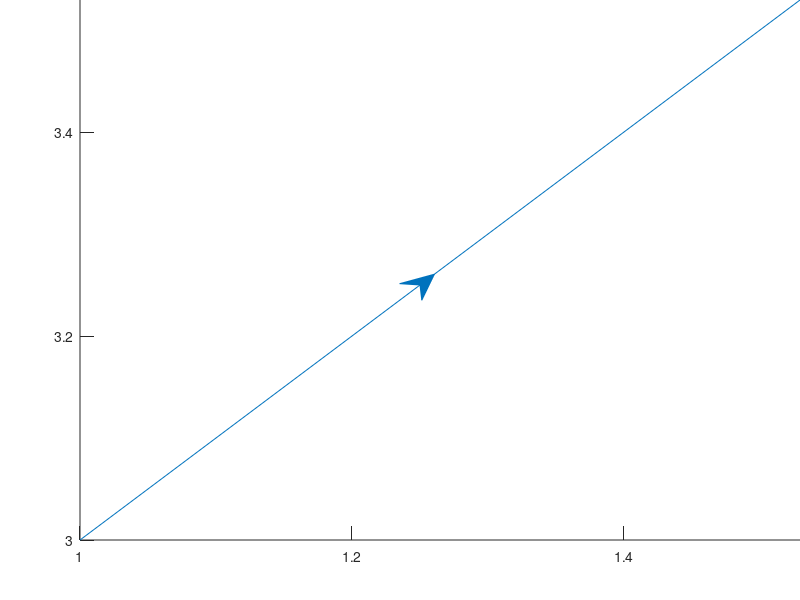

The MATLAB source for this figure:
function test1()
global ax;
figure(222)
ax1 = axes('Position',[0.1 0.1 1.7 1.7]);
ax = ax1;
arrowPlot([1 2],[3 4]);
end













function H = arrowPlot(X, Y, varargin)
global ax;
%ARROWPLOT Plot with arrow on the curve.
%   ARROWPLOT(X, Y) plots X, Y vectors with 2 arrows directing the trend of data.
%
%   You can use some options to edit the properties of arrow or curve.
%   The options that you can change are as follow:
%       number:		The number of arrows, default number is 2;
%       color:		The color of arrows and curve, default color is [0, 0.447, 0.741];
%       LineWidth:	The line width of curve, default LineWidth is 0.5;
%       scale:		To scale the size of arrows, default scale is 1;
%       limit:		The range to plot, default limit is determined by X, Y data;
%       ratio:		The ratio of X-axis and Y-axis, default ratio is determined by X, Y data;
%             		You can use 'equal' for 'ratio', that means 'ratio' value is [1, 1, 1].
%
%   Example 1:
%   ---------
%      t = [0:0.01:20];
%      x = t.*cos(t);
%      y = t.*sin(t);
%      arrowPlot(x, y, 'number', 3)
%
%   Example 2:
%   ---------
%      t = [0:0.01:20];
%      x = t.*cos(t);
%      y = t.*sin(t);
%      arrowPlot(x, y, 'number', 5, 'color', 'r', 'LineWidth', 1, 'scale', 0.8, 'ratio', 'equal')

%   Copyright 2017 TimeCoder.

    h = plot(ax,X, Y);
    hold on;
    if nargout == 1
        H = h;
    end

    ratio = get(gca, 'DataAspectRatio');
    limit = axis
    d = max(limit(2)-limit(1), limit(4)-limit(3));
    
    default_options.number = 2;
    default_options.color = [0 0.447 0.741];
    default_options.LineWidth = 0.5;
    default_options.size = d;
    default_options.scale = 1;
    default_options.limit = axis;
    default_options.ratio = ratio;
    Options = creat_options(varargin, default_options);
    
    useroptions = creat_useroptions(varargin);
    if ~isfield(useroptions, 'size')
        Options.size = max(Options.limit(2)-Options.limit(1), Options.limit(4)-Options.limit(3));
    end
    if ~isfield(useroptions, 'ratio')
        axis(Options.limit);
        Options.ratio = get(gca, 'DataAspectRatio');
    end
    set(h, 'color', Options.color);
    set(h, 'LineWidth', Options.LineWidth);
    if isa(Options.ratio, 'char') && strcmp(Options.ratio, 'equal')
        r = 1;
    else
        r = Options.ratio(2) / Options.ratio(1);
    end
    
    n_X = length(X);
    journey = 0;
    for i = 1 : n_X-1
        journey = journey + sqrt( (X(i+1)-X(i))^2 + (Y(i+1)-Y(i))^2 );
    end
    journey_part = journey / Options.number;

    if 10*journey<Options.size
        Options.size = 10*journey;
    end
    
    
    [X_arrow, Y_arrow] = arrow_shape(50, 25);
    [X_arrow1, Y_arrow1] = Scale(X_arrow, Y_arrow, 0.015*Options.scale*Options.size);

    k=0.5;
    journey_now = 0;

    for i = 1 : n_X-1
        journey_step = sqrt( (X(i+1)-X(i))^2 + (Y(i+1)-Y(i))^2 );
        journey_next = journey_now + journey_step;
        if journey_now<=k*journey_part && journey_next>k*journey_part
            s = (k*journey_part - journey_now) / journey_step;
            x0 = X(i) + s * (X(i+1)-X(i));
            y0 = Y(i) + s * (Y(i+1)-Y(i));
            [X_arrow2, Y_arrow2] = Rotate(X_arrow1, Y_arrow1, arg(X(i+1)-X(i), (Y(i+1)-Y(i))/r) );
            [X_arrow3, Y_arrow3] = Translation(X_arrow2, r*Y_arrow2, [x0, y0]);
            g = fill(X_arrow3, Y_arrow3, Options.color);
            set(g, 'EdgeColor', Options.color);
            k=k+1;
        end
        journey_now = journey_next;
    end
    axis(Options.limit);
    if isequal(Options.ratio, 'equal')
        axis equal;
    end
    hold off;
end

function Options = creat_options(user_choice, default_choice_struct)
    n = length(user_choice);
    if ~ispair(n)
        error('varargin is not an options''s struct.');
    end
    
    Options = default_choice_struct;
    i = 1;
    while i <= n
        if isfield(default_choice_struct, user_choice{i})
            Options = setfield(Options, user_choice{i}, user_choice{i+1});
        end
        i = i + 2;
    end
end

function Options = creat_useroptions(VARARGIN)
    if ~isa(VARARGIN, 'cell')
        error('VARARGIN is not of class cell!');
    end
    n = length(VARARGIN);
    if ~ispair(n)
        error('length of VARARGIN is not pair!');
    end
    i = 1;
    Options = struct();
    while i < n
        Options = setfield(Options, VARARGIN{i}, VARARGIN{i+1});
        i = i+2;
    end
end

function check = ispair(x)
    check = ( isint(x) && isint( 1.0*x / 2.0 ) );
end

function check = isint(x)
    check = ( floor(x) == x );
end

function theta = arg(x, y)
    if nargin == 2
        [m, n] = size(x);
        theta = zeros(m, n);
        for i = 1 : m
            for j = 1 : n
                if x(i, j) > 0 || y(i, j) ~= 0
                    theta(i, j) = 2 * atan( y(i, j) ./ ( x(i, j) + sqrt(x(i, j).^2+y(i, j).^2) ) );
                elseif x(i, j) < 0 && y(i, j) == 0
                    theta(i, j) = pi;
                elseif x(i, j) == 0 && y(i, j) == 0
                    theta(i, j) = 0;
                end
            end
        end
    elseif nargin==1
        theta = arg(real(x), imag(x));
    end
end

function [X, Y] = arrow_shape(theta1, theta2)
    theta1 = theta1/180*pi;
    theta2 = theta2/180*pi;
    x0 = tan(theta2) / ( tan(theta2) - tan(theta1) );
    y0 = tan(theta1) * tan(theta2) / ( tan(theta2) - tan(theta1) );
    X = [0, x0, 1, x0, 0];
    Y = [0, y0, 0, -y0, 0];
end

function [X_new, Y_new] = Rotate( X, Y, varargin )
    if length(varargin)==1
        center = [0, 0];
        theta = varargin{1};
    elseif length(varargin)==2
        center = varargin{1};
        theta = varargin{2};
    end

    [m1, n1] = size(X);
    [m2, n2] = size(Y);
    
    if min(m1, n1) ~= 1
        error('The size of X is wrong!');
    end
    
    if min(m2, n2) ~= 1
        error('The size of Y is wrong!');
    end
    
    if n1 == 1
        X = X';
    end
    
    if n2 == 1
        Y = Y';
    end
    
    if length(X) ~= length(Y)
        error('length(X) and length(Y) must be equal!');
    end
    XY_new = [cos(theta), -sin(theta); sin(theta), cos(theta)] * [X-center(1); Y-center(2)];
    X_new = XY_new(1, :)+center(1);
    Y_new = XY_new(2, :)+center(2);
end

function [X_new, Y_new] = Scale( X, Y, varargin )
    if length(varargin)==1
        center = [0, 0];
        s = varargin{1};
    elseif length(varargin)==2
        center = varargin{1};
        s = varargin{2};
    end
    
    X_new = s * ( X - center(1) ) + center(1);
    Y_new = s * ( Y - center(2) ) + center(2);
end

function [X_new, Y_new] = Translation( X, Y, increasement )
    X_new = X + increasement(1);
    Y_new = Y + increasement(2);
end